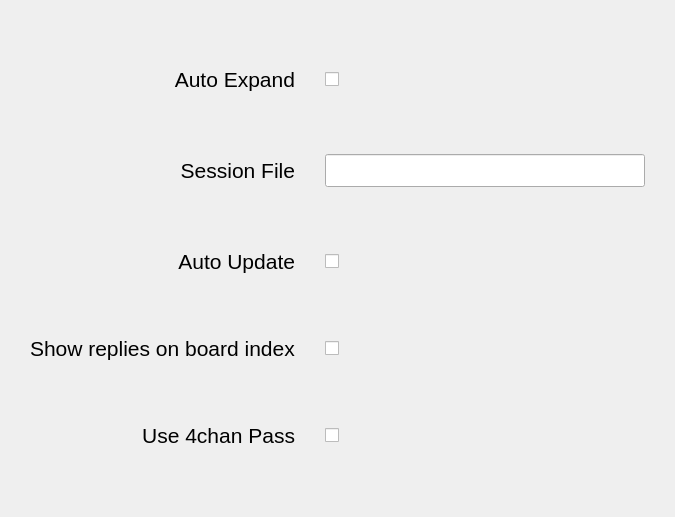
<?xml version="1.0" encoding="UTF-8"?>
<ui version="4.0">
 <class>Settings</class>
 <widget class="QWidget" name="Settings">
  <property name="geometry">
   <rect>
    <x>0</x>
    <y>0</y>
    <width>675</width>
    <height>517</height>
   </rect>
  </property>
  <property name="windowTitle">
   <string>Settings</string>
  </property>
  <layout class="QGridLayout" name="gridLayout">
   <property name="sizeConstraint">
    <enum>QLayout::SetDefaultConstraint</enum>
   </property>
   <property name="leftMargin">
    <number>30</number>
   </property>
   <property name="rightMargin">
    <number>30</number>
   </property>
   <property name="horizontalSpacing">
    <number>30</number>
   </property>
   <item row="2" column="1">
    <widget class="QCheckBox" name="autoUpdate">
     <property name="text">
      <string/>
     </property>
    </widget>
   </item>
   <item row="0" column="0">
    <widget class="ClickableLabel" name="autoExpandLabel">
     <property name="font">
      <font>
       <pointsize>16</pointsize>
      </font>
     </property>
     <property name="text">
      <string>Auto Expand</string>
     </property>
     <property name="textFormat">
      <enum>Qt::PlainText</enum>
     </property>
     <property name="alignment">
      <set>Qt::AlignRight|Qt::AlignTrailing|Qt::AlignVCenter</set>
     </property>
    </widget>
   </item>
   <item row="0" column="1">
    <widget class="QCheckBox" name="autoExpand">
     <property name="text">
      <string/>
     </property>
    </widget>
   </item>
   <item row="2" column="0">
    <widget class="ClickableLabel" name="autoUpdateLabel">
     <property name="font">
      <font>
       <pointsize>16</pointsize>
      </font>
     </property>
     <property name="text">
      <string>Auto Update</string>
     </property>
     <property name="alignment">
      <set>Qt::AlignRight|Qt::AlignTrailing|Qt::AlignVCenter</set>
     </property>
    </widget>
   </item>
   <item row="3" column="0">
    <widget class="ClickableLabel" name="showIndexRepliesLabel">
     <property name="font">
      <font>
       <pointsize>16</pointsize>
      </font>
     </property>
     <property name="text">
      <string>Show replies on board index</string>
     </property>
    </widget>
   </item>
   <item row="1" column="1">
    <widget class="QLineEdit" name="sessionFile">
     <property name="font">
      <font>
       <pointsize>16</pointsize>
      </font>
     </property>
    </widget>
   </item>
   <item row="3" column="1">
    <widget class="QCheckBox" name="showIndexReplies">
     <property name="text">
      <string/>
     </property>
    </widget>
   </item>
   <item row="1" column="0">
    <widget class="ClickableLabel" name="sessionFileLabel">
     <property name="font">
      <font>
       <pointsize>16</pointsize>
      </font>
     </property>
     <property name="layoutDirection">
      <enum>Qt::LeftToRight</enum>
     </property>
     <property name="text">
      <string>Session File</string>
     </property>
     <property name="alignment">
      <set>Qt::AlignRight|Qt::AlignTrailing|Qt::AlignVCenter</set>
     </property>
    </widget>
   </item>
   <item row="4" column="0">
    <widget class="ClickableLabel" name="use4chanPassLabel">
     <property name="font">
      <font>
       <pointsize>16</pointsize>
      </font>
     </property>
     <property name="text">
      <string>Use 4chan Pass</string>
     </property>
     <property name="alignment">
      <set>Qt::AlignRight|Qt::AlignTrailing|Qt::AlignVCenter</set>
     </property>
    </widget>
   </item>
   <item row="4" column="1">
    <widget class="QCheckBox" name="use4chanPass">
     <property name="text">
      <string/>
     </property>
    </widget>
   </item>
  </layout>
 </widget>
 <customwidgets>
  <customwidget>
   <class>ClickableLabel</class>
   <extends>QLabel</extends>
   <header>clickablelabel.h</header>
  </customwidget>
 </customwidgets>
 <resources/>
 <connections/>
</ui>
